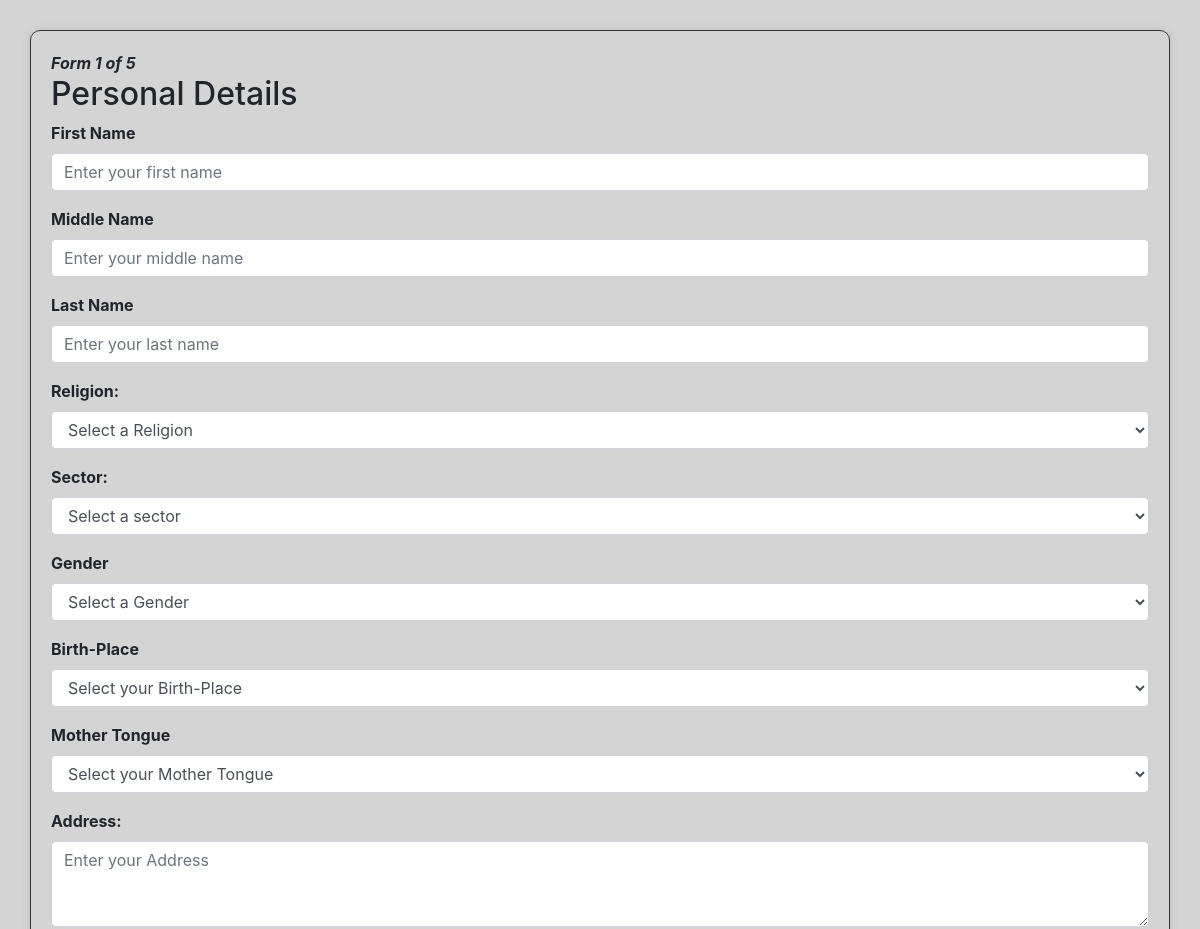
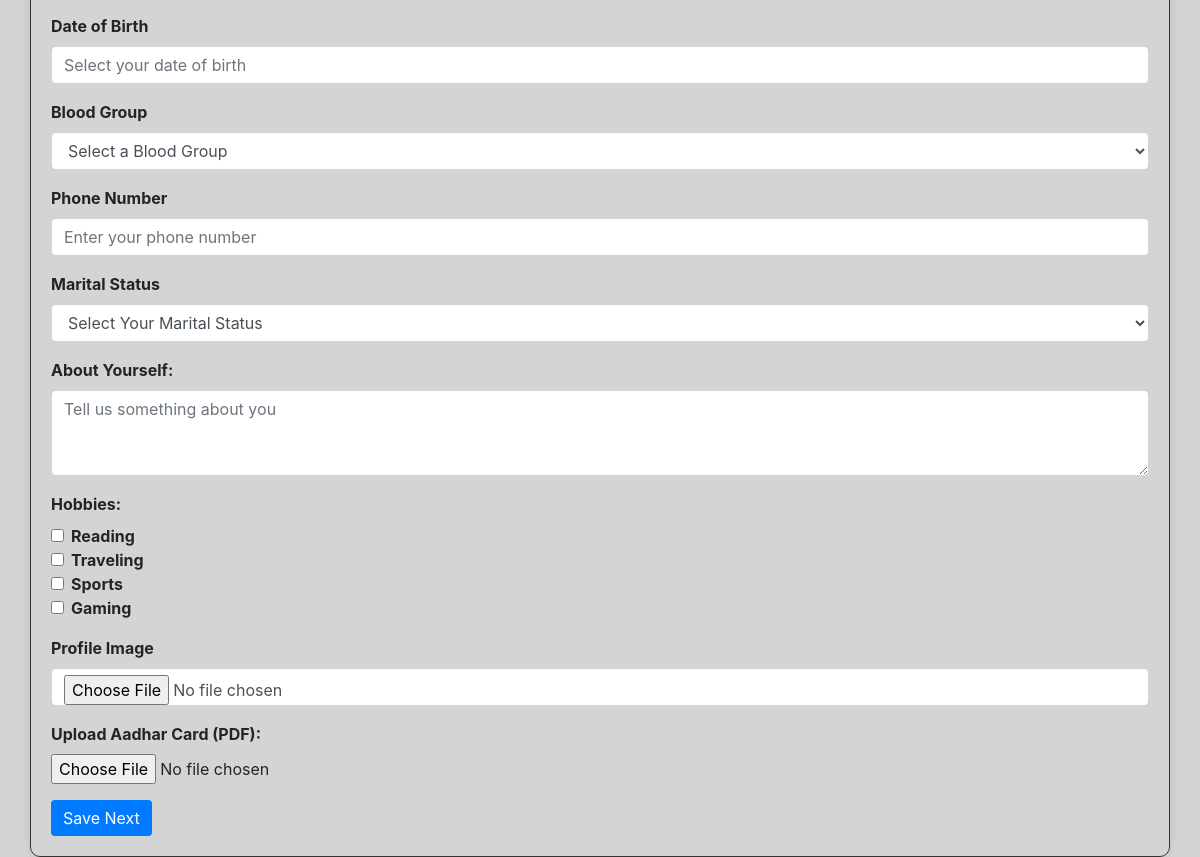
/matrimony/personaldetails (signed in), run on the app's committed database (2 pictures, top to bottom).
### matrimony/models.py (models this page shows, shortened)
class Hobby(models.Model):
    name = models.CharField(max_length=255)

### matrimony/views.py (the view)
# urls.py: path('personaldetails', views.personaldetailsview, name='personaldetails'),
@never_cache
@login_required(login_url='accounts:login')
def personaldetailsview(request):
    user = request.user
    hobbies = Hobby.objects.all()
    if PersonalDetails.objects.filter(user=user, perso_fill=True).exists():
        return redirect('matrimony:familydetails')
    if request.method == 'POST':
        personal_details_form = PersonalDetailsForm(request.POST, request.FILES)
        if personal_details_form.is_valid():
            print("Selected Hobbies:", personal_details_form.cleaned_data['hobbies'])
            personal_details = personal_details_form.save(commit=False)
            personal_details.user = user
            personal_details.aadhar_valid = True
            personal_details.perso_fill = True
            personal_details.save()
            selected_hobbies = request.POST.getlist('hobbies')
            personal_details.hobbies.set(Hobby.objects.filter(id__in=selected_hobbies))
            return redirect('matrimony:familydetails')  # Move to the next form
        else:
            print("Form Data:", request.POST)
            print("Form Errors:", personal_details_form.errors)
    else:
        personal_details_form = PersonalDetailsForm()
    return render(request, 'matrimony/personaldetails.html', {'personal_details_form': personal_details_form, 'hobbies': hobbies})

### matrimony/forms.py
class PersonalDetailsForm(forms.ModelForm):
    class Meta:
        model = PersonalDetails
        fields = ['first_name', 'last_name', 'middle_name', 'gender', 'birth_place', 'date_of_birth', 'blood_group', 'phone_number', 'profile_image', 'mother_tongue', 'religion', 'sector', 'marital_status', 'about_you', 'address', 'aadhar_card', 'aadhar_valid', 'hobbies']
    hobbies = forms.ModelMultipleChoiceField(
        queryset=Hobby.objects.all(),
        widget=forms.CheckboxSelectMultiple,
        required=False,
    )
    phone_number = forms.CharField(
        validators=[
            RegexValidator(
                regex=r'^\d{10}$',
                message="Please enter a valid 10-digit phone number.",
            )
        ]
    )
    aadhar_card = forms.FileField(
        required=False,
        validators=[FileExtensionValidator(allowed_extensions=['pdf'])]
    )
    profile_image = forms.ImageField(
        required=False,
        validators=[FileExtensionValidator(['png', 'jpg', 'jpeg'])]
    )

### matrimony/templates/matrimony/personaldetails.html (shortened to what this page needs)
<!DOCTYPE html>
<html lang="en">
<head>
    <link rel="stylesheet" href="https://maxcdn.bootstrapcdn.com/bootstrap/4.5.2/css/bootstrap.min.css">
    <link rel="stylesheet" href="https://code.jquery.com/ui/1.12.1/themes/base/jquery-ui.css">
</head>
<body style="background-color: #d4d4d4;">
    <div class="container">
        <div >
            <strong><em>Form 1 of 5</em></strong>
        </div>
        <h2>Personal Details</h2>
        <form method="post" action="{% url 'matrimony:personaldetails' %}" enctype="multipart/form-data">
            <div class="form-group">
                <label for="firstName">First Name</label>
                <input type="text" class="form-control" id="firstName" name="first_name" placeholder="Enter your first name" required
                    oninput="validateFirstName(this)">
            </div>
            <div class="form-group">
                <label for="middleName">Middle Name</label>
                <input type="text" class="form-control" id="middleName" name="middle_name" placeholder="Enter your middle name">
            </div>
            <div class="form-group">
                <label for="lastName">Last Name</label>
                <input type="text" class="form-control" id="lastName" name="last_name" placeholder="Enter your last name" oninput="validateLastName(this)" required>
            </div>
            <div class="form-group">
                <label for="religion">Religion:</label>
                <select id="religion" name="religion" class="form-control">
                    <option value="" disabled selected>Select a Religion</option>
                </select>
            </div>
            <div class="form-group">
                <label for="sector">Sector:</label>
                <select id="sector" name="sector" class="form-control">
                    <option value="" disabled selected>Select a sector</option>
                </select>
            </div>
            <div class="form-group">
                <label for="gender">Gender</label>
                <select class="form-control" id="gender" name="gender">
                    <option value="" disabled selected>Select a Gender</option>
                </select>
            </div>
            <div class="form-group">
                <label for="birthPlace">Birth-Place</label>
                <select class="form-control" id="birthPlace" name="birth_place">
                    <option value="" disabled selected>Select your Birth-Place</option>
                </select>
            </div>
            <div class="form-group">
                <label for="motherTongue">Mother Tongue</label>
                <select class="form-control" id="motherTongue" name="mother_tongue">
                    <option value="" disabled selected>Select your Mother Tongue</option>
                </select>
            </div>
            <div class="form-group">
                <label for="Address">Address:</label>
                <textarea class="form-control" id="address" name="address" rows="3" placeholder="Enter your Address" oninput="validateAddress(this)"></textarea>
            </div>
            <div class="form-group">
                <label for="birthdate">Date of Birth</label>
                <input type="text" class="form-control" id="birthdate" name="date_of_birth" placeholder="Select your date of birth" required>
            </div>
            <div class="form-group">
                <label for="bloodGroup">Blood Group</label>
                <select class="form-control" id="bloodGroup" name="blood_group">
                    <option value="" disabled selected>Select a Blood Group</option>
                </select>
            </div>
            <div class="form-group">
                <label for="phone">Phone Number</label>
                <input type="tel" class="form-control" id="phone" name="phone_number" placeholder="Enter your phone number">
            </div>
            <div class="form-group">
                <label for="martitalstatus">Marital Status</label>
                <select class="form-control" id="maritalstatus" name="marital_status">
                    <option value="" disabled selected>Select Your Marital Status</option>
                </select>
            </div>
            <div class="form-group">
                <label for="aboutyourself">About Yourself:</label>
                <textarea class="form-control" id="aboutyou" name="about_you" rows="3" placeholder="Tell us something about you" oninput="validateAboutYourself(this)"></textarea>
            </div>
            <div class="form-group">
                <label>Hobbies:</label>
                {% for hobby in hobbies %}
                    <div class="form-check">
                        <input type="checkbox" class="form-check-input" id="hobby{{ hobby.id }}" name="hobbies" value="{{ hobby.id }}">
                        <label class="form-check-label" for="hobby{{ hobby.id }}">{{ hobby.name }}</label>
                    </div>
                {% endfor %}
            </div>
            <div class="form-group">
                <label for="profileImage">Profile Image</label>
                <input type="file" class="form-control" id="profileImage" name="profile_image" accept="image/*">
            </div>
            <div class="form-group">
                <label for="pdfFile">Upload Aadhar Card (PDF):</label>
                <input type="file" class="form-control-file" id="pdfFile" name="aadhar_card" accept=".pdf">
            </div>
            <button type="submit" class="btn btn-primary">Save Next</button>
        </form>
    </div>
</body>
</html>

### matrimony/templates/matrimony/personaldetails.html (style rules this page uses)
.container { margin-top: 30px; border: 1px solid #333; border-radius: 10px; padding: 20px; box-shadow: 0 0 10px rgba(0, 0, 0, 0.1); }
.form-group label { font-weight: bold; }
.btn-primary { background-color: #007BFF; border: none; }

### data on the page
Hobby: name "Reading"
Hobby: name "Traveling"
Hobby: name "Sports"
Hobby: name "Gaming"
